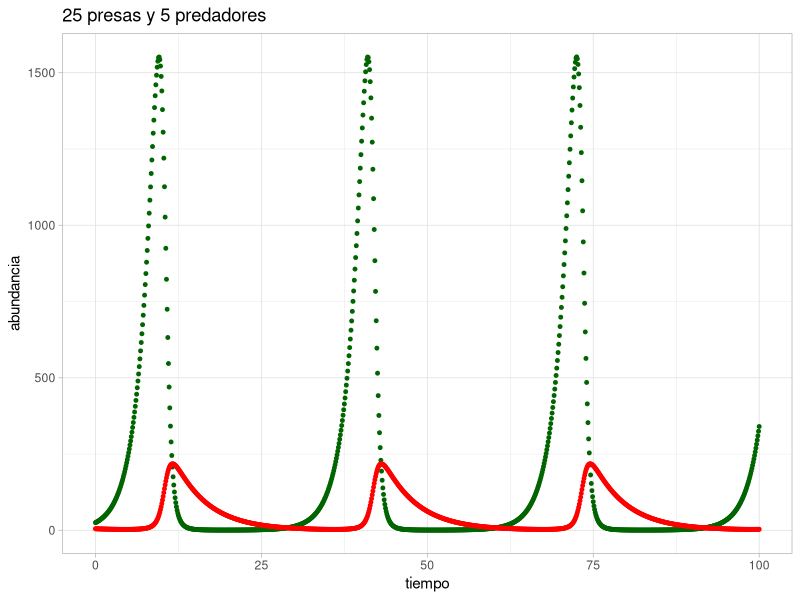
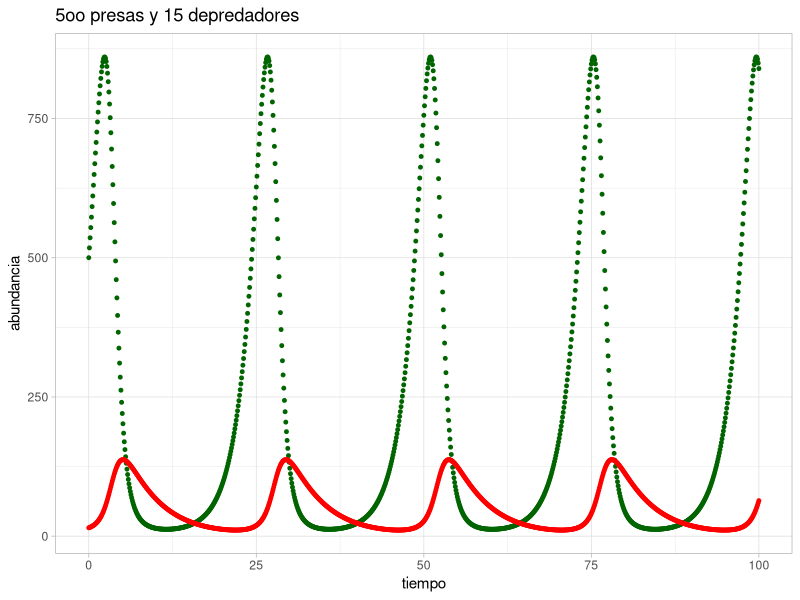
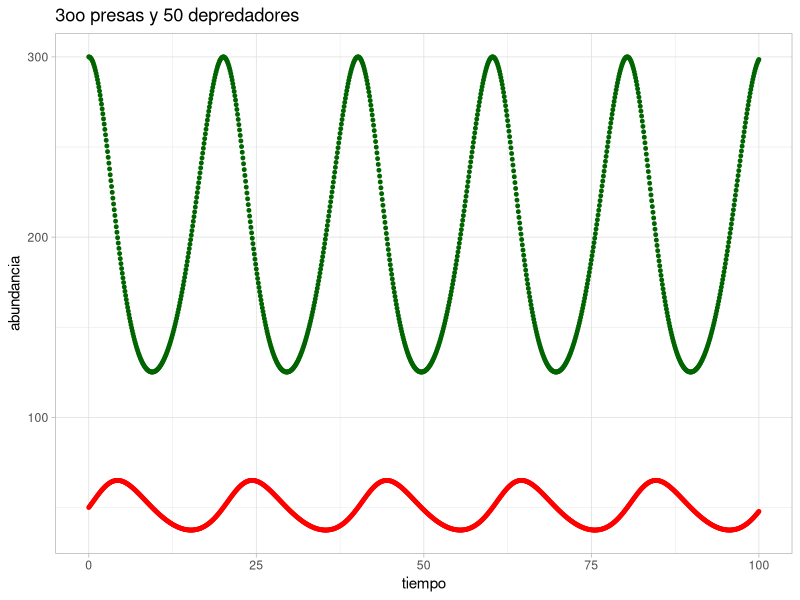
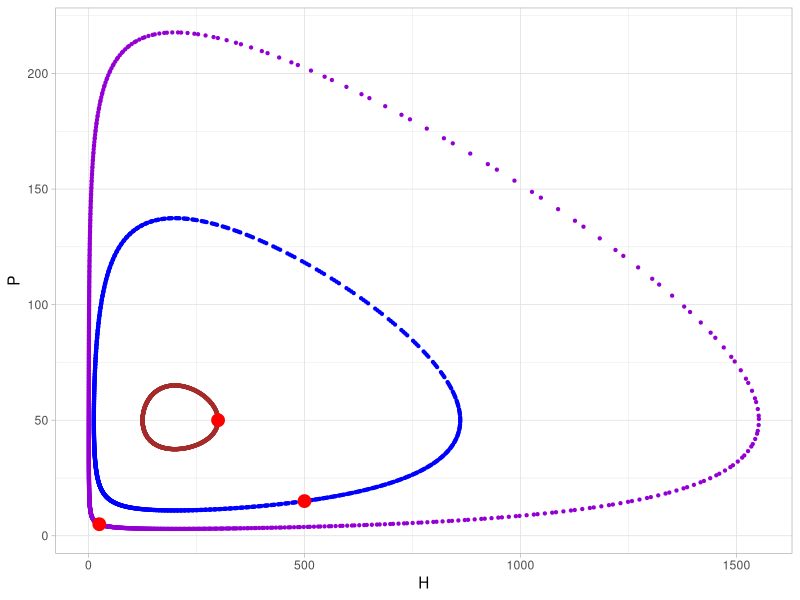
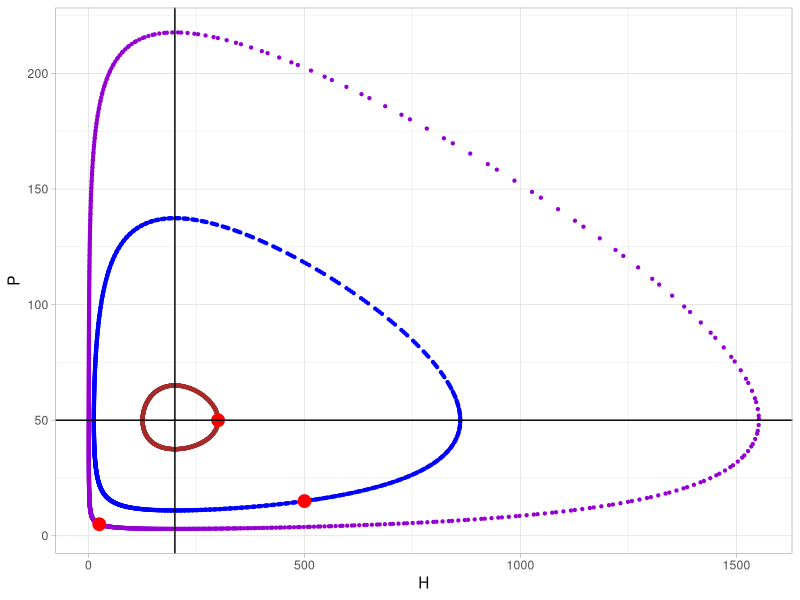
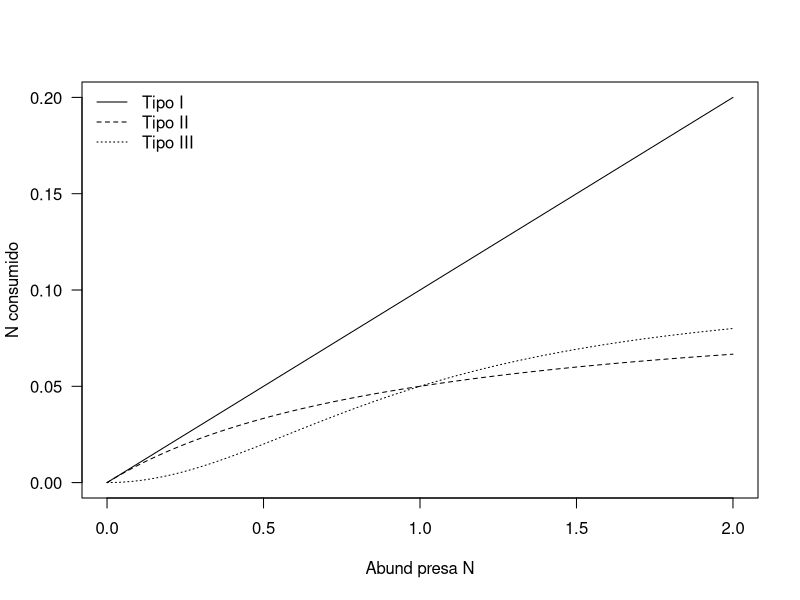
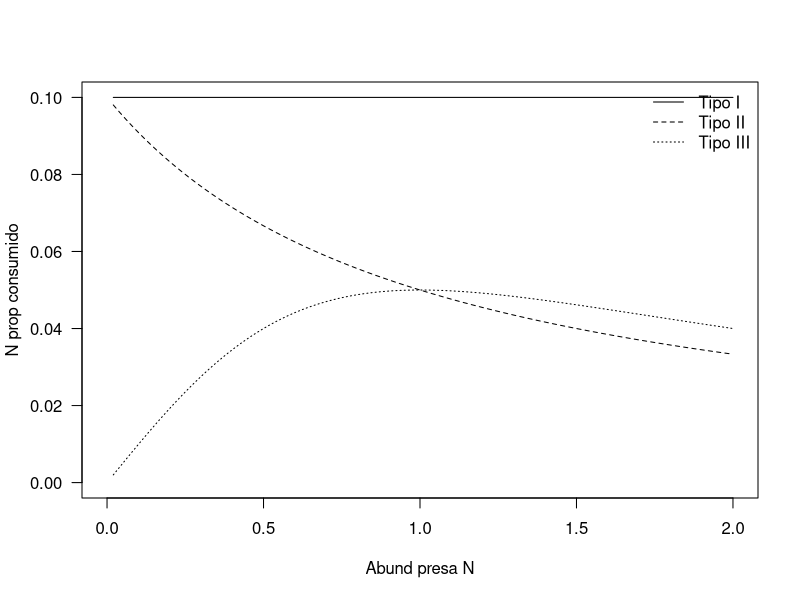
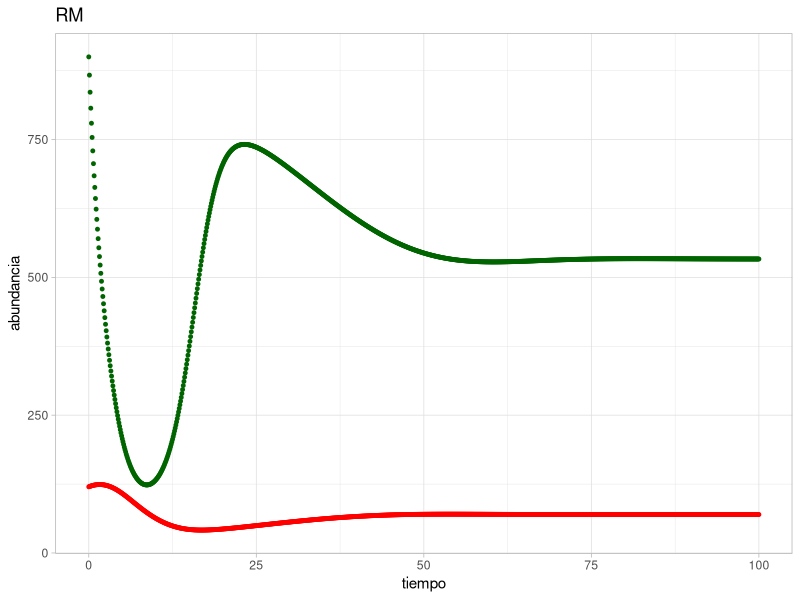

Write the R code that produced these figures, in order.
## ---- chunk 1
knitr::opts_chunk$set(echo = TRUE)
## ---- chunk 2
# cargamos funciones de paquetes
library(deSolve)
library(ggplot2)

# Fabricamos una funcion que hace la integracion del
# crecimiento de depredador y presa juntos
LV <- function(t,y,params) {
  H <- y[1]
  P <- y[2]
  with(as.list(params), {
    dH.dt<-b*H-a*P*H
    dP.dt<-e*a*P*H-s*P
    return(list(c(dH.dt,dP.dt)))
  })
}

# Definimos parametros de cada poblacion
#H presa y P depredador
b <- 0.5 #"r"
a <- 0.01 #exito depredacion
e <- 0.1 #eficiencia rta numerica
s <- 0.2 #mortalidad
H0<-25 #abundancia inicial de H
P0<-5 #abundancia inicial de P
params1<-c(b=b,a=a,s=s,e=e)
tiempo<-seq(0,100,by=0.1)

# calculamos serie de abundancia de poblaciones
# y vemos la primera parte
LV.out<-ode(c(H0,P0),tiempo,LV,params1)
LV.out <- as.data.frame(LV.out)
colnames(LV.out) <- c("tiempo","H","P")
head(LV.out)

# Graficamos N vs tiempo
ggplot(data=LV.out,aes(x=tiempo,y=abundancia))+
  geom_point(aes(y=H),col='darkgreen',size=1)+
  geom_point(aes(y=P),col='red',size=1)+
  ggtitle("25 presas y 5 predadores")+
  theme_light()

## ---- chunk 3
# 500 presas y 15 depredadores
LV.out2<-ode(c(H0=500,P0=15),tiempo,LV,params1)
LV.out2 <- as.data.frame(LV.out2)
colnames(LV.out2) <- c("tiempo","H","P")
# graficamos:
ggplot(data=LV.out2,aes(x=tiempo,y=abundancia))+
  geom_point(aes(y=H),col='darkgreen',size=1)+
  geom_point(aes(y=P),col='red',size=1)+
  ggtitle("5oo presas y 15 depredadores")+
  theme_light()

# 300 presas y 50 depredadores
LV.out3<-ode(c(H0=300,P0=50),tiempo,LV,params1)
LV.out3 <- as.data.frame(LV.out3)
colnames(LV.out3) <- c("tiempo","H","P")
# graficamos:
ggplot(data=LV.out3,aes(x=tiempo,y=abundancia))+
  geom_point(aes(y=H),col='darkgreen',size=1)+
  geom_point(aes(y=P),col='red',size=1)+
  ggtitle("3oo presas y 50 depredadores")+
  theme_light()

## ---- chunk 4
LV.out
LV.out2
LV.out3
## ---- chunk 5
ggplot()+
  geom_point(data=LV.out,aes(x=H,y=P),col='darkviolet',size=0.8)+
  geom_point(data=LV.out2,aes(x=H,y=P),col='blue',size=0.8)+
  geom_point(data=LV.out3,aes(x=H,y=P),col='brown',size=0.8)+
  geom_point(aes(x=25,y=5),size=4,col='red')+
  geom_point(aes(x=500,y=15),size=4,col='red')+
  geom_point(aes(x=300,y=50),size=4,col='red')+
  theme_light()

## ---- chunk 6
# diagrama de fases + nulclinas
ggplot()+
  geom_point(data=LV.out,aes(x=H,y=P),col='darkviolet',size=0.8)+
  geom_point(data=LV.out2,aes(x=H,y=P),col='blue',size=0.8)+
  geom_point(data=LV.out3,aes(x=H,y=P),col='brown',size=0.8)+
  geom_point(aes(x=25,y=5),size=4,col='red')+
  geom_point(aes(x=500,y=15),size=4,col='red')+
  geom_point(aes(x=300,y=50),size=4,col='red')+
  geom_vline(xintercept=s/(e*a))+
  geom_hline(yintercept=b/a)+
  theme_light()

## ---- chunk 7
#para ver la respuesta funcional graficamente
a<- 0.1 #tasa de ataque
w <- 0.1 #tasa maxima de captura
D <- w/a
#graf numero de presas consumidas segun su abundancia
curve(a * x, 0, 2, xlab ="Abund presa N",ylab="N consumido",las=1)
curve(w * x/(D + x),0,2,add=TRUE,lty=2)
curve(w * x^2/(D^2 +x^2),0,2,add=TRUE,lty=3)
legend("topleft",c("Tipo I","Tipo II","Tipo III"),lty=1:3,bty ="n")
#graf prop de presas consumidas segun su abundancia
curve(w * x^2/(D^2 + x^2)/x,0,2,ylim=c(0,a),lty=3,xlab="Abund presa N",ylab="N prop consumido",las=1)
curve(w * x/(D + x)/x, 0, 2, lty = 2, add = TRUE)
curve(a * x/x, 0, 2, add = TRUE, lty = 1)
legend("topright",c("Tipo I","Tipo II","Tipo III"),lty=1:3,bty ="n")

## ---- chunk 8
# Modelo de Rosenzweig & McArthur
#funcion
LVmodif<- function(t, y, p) {
  H<-y[1]
  P<-y[2]
  with(as.list(p), {
    dH.dt<-b*H*(1-alpha*H)-w*P*H/(D+H)
    #dH.dt<-b*H*(1-alpha*H)-
    dP.dt<-e*w*P*H/(D+H)-s*P
    return(list(c(dH.dt, dP.dt)))
  })
}

#parametros
b <- 0.8 #"r"
e <- 0.07 #rta numerica
s <- 0.2 #mortalidad
w <- 5 #tasa maxima de captura-eficiencia (area recorrida-esfuerzo)
D <- 400 
alpha <- 0.001 #densodependencia, es igual a dividir por K=1000 individuos
abundH <- 0:(1/alpha) #la abundancia de la presa puede estar entre 0 y K
#isoclina de H sera asi:
Hiso<-expression(b/w*(D+(1-alpha*D)*abundH-alpha*abundH^2))
HisoStable<-eval(Hiso)

#trayectoria
p.LVmodif<-c(b=b,alpha=alpha,e=e,s=s,w=w,D=D)
tiempo<-100
tiempo<-seq(0,100,by=0.1)
RM1<-ode(c(900,120),tiempo,LVmodif,p.LVmodif)
RM1 <- cbind.data.frame(RM1,HisoStable,abundH)
colnames(RM1) <- c("tiempo","H","P","isocl","abundH")

# graficamos la trayectoria de las poblaciones:
ggplot(data=RM1,aes(x=tiempo,y=abundancia))+
  geom_point(aes(y=H),col='darkgreen',size=1)+
  geom_point(aes(y=P),col='red',size=1)+
  ggtitle("RM")+
  theme_light()

# y graficamos el diagrama de fases + nulclinas
ggplot()+
  geom_point(data=RM1,aes(x=H,y=P),col='darkviolet',size=1.2)+
  geom_point(aes(x=900,y=120),size=4,col='red')+
  geom_vline(xintercept=s*D/(e*w-s),size=.8)+
  geom_point(data=RM1,aes(x=abundH,y=isocl),size=.2)+
  theme_light()

## ---- chunk 9
#vamos a usar los parametros ya definidos con algunos cambios:
p.LVmodif["alpha"] <- alpha <- 5e-04 #redefino K a 2000
alpha <- 5e-04 #densodependencia, es igual a dividir por K=1000 individuos
abundH <- 0:(1/alpha) #la abundancia de la presa puede estar entre 0 y K
Hiso<-expression(b/w*(D+(1-alpha*D)*abundH-alpha*abundH^2))
HisoStable<-eval(Hiso)
isoclH <- data.frame(abundH,HisoStable)

#trayectoria
RM2<-ode(c(500,110),tiempo,LVmodif,p.LVmodif)
RM2 <- as.data.frame(RM2)
colnames(RM2) <- c("tiempo","H","P")

#grafico
ggplot()+
  geom_point(data=RM2,aes(x=H,y=P),col='darkviolet',size=1.2)+
  geom_point(aes(x=500,y=110),size=4,col='red')+
  geom_vline(xintercept=s*D/(e*w-s),size=.8)+
  geom_point(data=isoclH,aes(x=abundH,y=HisoStable),size=.2)+
  theme_light()

## ---- chunk 10
library(deSolve)
#función
tritr<- function(t,y,p){
  V<-y[1]
  N<-y[2]
  P<-y[3]
  with(as.list(p),{
    dV.dt<-(r*(1-(V/K))*V)-((a*V*N)/(b+V))
    dN.dt<-((a*e*V*N)/(b+V))-(d*N)-((A*N*P)/(B+N))
    dP.dt<-((A*E*N*P)/(B+N))-(D*P) 
    return(list(c(dV.dt,dN.dt,dP.dt)))
  })
}

## ---- chunk 11
#parametros
r<-1#"r" de rebrote
K<-1000#capacidad de carga de las plantas
a<-0.7#tasa de consumo vicuña-planta
b<-500#valor biomasa para el cual consumo de la vicuña es la mitad
e<-1#rta numerica - efectividad transformar planta en vicuñitas
d<-0.15#valor biomasa para el cual vicuña se mantiene sin crecer
A<-0.15#como a pero para puma-vicuña, tasa consumo puma-vicuña
B<-50#como b pero para puma-vicuña
E<-2.3#como e pero para efectividad transformar vicuñas en pumitas
D<-0.3 #como d pero para el puma

## ---- chunk 12
#trayectoria
p.tritr<-c(r=r,K=K,a=a,b=b,d=d,e=e,A=A,B=B,E=E,D=D)
tiempo<-1000
tritr1<-ode(c(50,50,50),1:tiempo,tritr,p.tritr)

#
Neq <- D*B/((A*E)-D)

## ---- chunk 13
#grafico en el tiempo
par(mfrow=c(3,1),mar=c(1,4,1,1))
plot(1:tiempo,tritr1[,2],type="l",ylim=c(0,max(tritr1[,2])),ylab="veg")
plot(1:tiempo,tritr1[,3],type="l",ylim=c(0,max(tritr1[,3])),ylab="vicuña")
plot(1:tiempo,tritr1[,4],type="l",ylim=c(0,max(tritr1[,4])),ylab="puma")

## ---- chunk 14
#parametros
r<-1#"r" de rebrote
K<-1000#capacidad de carga de las plantas
a<-0.7#tasa de consumo vicuña-planta
b<-500#valor biomasa para el cual consumo de la vicuña es la mitad
e<-1#rta numerica - efectividad transformar planta en vicuñitas
d<-0.15#valor biomasa para el cual vicuña se mantiene sin crecer
A<-0.28#como a pero para puma-vicuña, tasa consumo puma-vicuña
B<-50#como b pero para puma-vicuña
E<-2.3#como e pero para efectividad transformar vicuñas en pumitas
D<-0.3 #como d pero para el puma

#trayectoria
p.tritr<-c(r=r,K=K,a=a,b=b,d=d,e=e,A=A,B=B,E=E,D=D)
tiempo<-1000
tritr1<-ode(c(50,50,50),1:tiempo,tritr,p.tritr)

#
Neq <- D*B/((A*E)-D)

#grafico en el tiempo
par(mfrow=c(3,1),mar=c(1,4,1,1))
plot(1:tiempo,tritr1[,2],type="l",ylim=c(0,max(tritr1[,2])),ylab="veg")
plot(1:tiempo,tritr1[,3],type="l",ylim=c(0,max(tritr1[,3])),ylab="vicuña")
plot(1:tiempo,tritr1[,4],type="l",ylim=c(0,max(tritr1[,4])),ylab="puma")


## ---- chunk 15
#parametros
r<-1#"r" de rebrote
K<-1000#capacidad de carga de las plantas
a<-0.7#tasa de consumo vicuña-planta
b<-500#valor biomasa para el cual consumo de la vicuña es la mitad
e<-1#rta numerica - efectividad transformar planta en vicuñitas
d<-0.15#valor biomasa para el cual vicuña se mantiene sin crecer
A<-0.135#como a pero para puma-vicuña, tasa consumo puma-vicuña
B<-50#como b pero para puma-vicuña
E<-2.3#como e pero para efectividad transformar vicuñas en pumitas
D<-0.3 #como d pero para el puma

#trayectoria
p.tritr<-c(r=r,K=K,a=a,b=b,d=d,e=e,A=A,B=B,E=E,D=D)
tiempo<-1000
tritr1<-ode(c(50,50,50),1:tiempo,tritr,p.tritr)

#
Neq <- D*B/((A*E)-D)

#grafico en el tiempo
par(mfrow=c(3,1),mar=c(1,4,1,1))
plot(1:tiempo,tritr1[,2],type="l",ylim=c(0,max(tritr1[,2])),ylab="veg")
plot(1:tiempo,tritr1[,3],type="l",ylim=c(0,max(tritr1[,3])),ylab="vicuña")
plot(1:tiempo,tritr1[,4],type="l",ylim=c(0,max(tritr1[,4])),ylab="puma")

## ---- chunk 16
#parametros
r<-1#"r" de rebrote
K<-1000#capacidad de carga de las plantas
a<-0.45#tasa de consumo vicuña-planta
b<-500#valor biomasa para el cual consumo de la vicuña es la mitad
e<-1#rta numerica - efectividad transformar planta en vicuñitas
d<-0.15#valor biomasa para el cual vicuña se mantiene sin crecer
A<-0.15#como a pero para puma-vicuña, tasa consumo puma-vicuña
B<-50#como b pero para puma-vicuña
E<-2.3#como e pero para efectividad transformar vicuñas en pumitas
D<-0.3 #como d pero para el puma

#trayectoria
p.tritr<-c(r=r,K=K,a=a,b=b,d=d,e=e,A=A,B=B,E=E,D=D)
tiempo<-1000
tritr1<-ode(c(50,50,50),1:tiempo,tritr,p.tritr)

#
Neq <- D*B/((A*E)-D)

#grafico en el tiempo
par(mfrow=c(3,1),mar=c(1,4,1,1))
plot(1:tiempo,tritr1[,2],type="l",ylim=c(0,max(tritr1[,2])),ylab="veg")
plot(1:tiempo,tritr1[,3],type="l",ylim=c(0,max(tritr1[,3])),ylab="vicuña")
plot(1:tiempo,tritr1[,4],type="l",ylim=c(0,max(tritr1[,4])),ylab="puma")
## ---- chunk 17
#parametros
r<-1#"r" de rebrote
K<-1000#capacidad de carga de las plantas
a<-0.7#tasa de consumo vicuña-planta
b<-500#valor biomasa para el cual consumo de la vicuña es la mitad
e<-1#rta numerica - efectividad transformar planta en vicuñitas
d<-0.25#valor biomasa para el cual vicuña se mantiene sin crecer
A<-0.15#como a pero para puma-vicuña, tasa consumo puma-vicuña
B<-50#como b pero para puma-vicuña
E<-2.3#como e pero para efectividad transformar vicuñas en pumitas
D<-0.3 #como d pero para el puma

#trayectoria
p.tritr<-c(r=r,K=K,a=a,b=b,d=d,e=e,A=A,B=B,E=E,D=D)
tiempo<-1000
tritr1<-ode(c(50,50,50),1:tiempo,tritr,p.tritr)

#
Neq <- D*B/((A*E)-D)

#grafico en el tiempo
par(mfrow=c(3,1),mar=c(1,4,1,1))
plot(1:tiempo,tritr1[,2],type="l",ylim=c(0,max(tritr1[,2])),ylab="veg")
plot(1:tiempo,tritr1[,3],type="l",ylim=c(0,max(tritr1[,3])),ylab="vicuña")
plot(1:tiempo,tritr1[,4],type="l",ylim=c(0,max(tritr1[,4])),ylab="puma")
## ---- chunk 18
parameters <- c(b=0.01,f=0.75,z=0.1)
n <- 1000
state <- c(s=n-1,e=0,i=1,r=0)

SEIR <- function(t,state,parameters) {with(as.list(c(state,parameters)),{ds<--b*s*i;de<-b*s*i-f*e;di<-f*e-z*i;dr<-z*i;list(c(ds,de,di,dr))})}
tspan <- c(0:30)

## ---- chunk 19
library(deSolve)
out <- ode(y=state,times=tspan,func=SEIR,parms=parameters)
head(out)

par(mai=c(0.4,0.5,0.6,0.2))
plot(out,xlab="",ylab="",las=1)

## ---- chunk 20
par(mfrow=c(1,1),oma=c(1,1,1,1),mar=c(3,4,0,2),mgp=c(3,1,0))
plot(out[,"time"],out[,"s"],col="green",type="l",las=1,xlab="",ylab="")
lines(out[,"time"],out[,"e"],col="blue")
lines(out[,"time"],out[,"i"],col="red")
lines(out[,"time"],out[,"r"],col="black")

## ---- chunk 21

par(mfrow=c(1,1),oma=c(1,1,1,1),mar=c(3,4,0,2),mgp=c(3,1,0))
plot(out[,"time"],out[,"s"],col="green",type="l",las=1,xlab="",ylab="")
lines(out[,"time"],out[,"e"],col="blue")
lines(out[,"time"],out[,"i"],col="red")
lines(out[,"time"],out[,"r"],col="black")
legend("right",c("S","E","I","R"),col=c(3,4,2,1),bty ="n",lty=c(1,1,1,1))
## ---- chunk 22
#SEIR NAC
#Realizamos la especificación del modelo
rm(list=ls())
parameters <- c(b = 0.01,f = 0.75, z = 0.1, d=0.016)
n=1000
state <- c(s = n-1,e = 0,i = 1, r = 0)

SEIRnac<-function(t, state, parameters) {with(as.list(c(state, parameters)),{ds <- d*(e+i+r)-b*s*i; de <- b*s*i-f*e-d*e; di <- f*e- z*i-d*i; dr <- z*i-d*r; list(c(ds, de, di, dr))})}
tspan=c(0:30)

#Ahora aplicamos el modelo
library(deSolve)
out <- ode(y = state, times = tspan, func = SEIRnac, parms = parameters)
head(out)

par(mfrow=c(1,1),oma=c(1,1,1,1),mar=c(3,4,0,2),mgp=c(3,1,0))
plot(out[,"time"], out[, "s"], xlab = "time", ylab = "-", col="green", type="l")
lines (out[,"time"], out[, "e"], xlab = "time", ylab = "-", col="blue")
lines (out[,"time"], out[, "i"], xlab = "time", ylab = "-", col="red")
lines (out[,"time"], out[, "r"], xlab = "time", ylab = "-", col="black")
legend("right",c("S","E","I","R"),col=c(3,4,2,1),bty ="n",lty=c(1,1,1,1))

## ---- chunk 23
#SIR
#Realizamos la especificación del modelo
rm(list=ls())
parameters <- c(b = 0.01, z = 0.1)
n=1000
state <- c(s = n-1,i = 1, r = 0)

SIR<-function(t, state, parameters) {with(as.list(c(state, parameters)),{ds <- -b*s*i; di <- b*s*i- z*i; dr <- z*i; list(c(ds, di, dr))})}
tspan=c(0:30)

#Ahora aplicamos el modelo
library(deSolve)
out <- ode(y = state, times = tspan, func = SIR, parms = parameters)
head(out)

par(mfrow=c(1,1),oma=c(1,1,1,1),mar=c(3,4,0,2),mgp=c(3,1,0))
plot(out[,"time"], out[, "s"], xlab = "time", ylab = "-", col="green", type="l")
lines (out[,"time"], out[, "i"], xlab = "time", ylab = "-", col="red")
lines (out[,"time"], out[, "r"], xlab = "time", ylab = "-", col="black")
legend("right",c("S","I","R"),col=c(3,2,1),bty ="n",lty=c(1,1,1))

## ---- chunk 24
#SIRS N=100
#Realizamos la especificación del modelo
rm(list=ls())
parameters <- c(b = 0.01, z = 1, p=0.01)
n=100
state <- c(s = n-1,i = 1, r = 0)

SIRS<-function(t, state, parameters) {with(as.list(c(state, parameters)),{ds <- -b*s*i+p*r; di <- b*s*i- z*i; dr <- z*i-p*r; list(c(ds, di, dr))})}
tspan=c(0:100)

#Ahora aplicamos el modelo
library(deSolve)
out <- ode(y = state, times = tspan, func = SIRS, parms = parameters)
head(out)
plot(out, xlab = "time", ylab = "-")

par(mfrow=c(1,1),oma=c(1,1,1,1),mar=c(3,4,0,2),mgp=c(3,1,0))
plot(out[,"time"], out[, "s"], xlab = "time", ylab = "-", col="green", type="l",ylim=c(0,100))
lines (out[,"time"], out[, "i"], xlab = "time", ylab = "-", col="red")
lines (out[,"time"], out[, "r"], xlab = "time", ylab = "-", col="black")
legend("right",c("S","I","R"),col=c(3,2,1),bty ="n",lty=c(1,1,1))
abline(h=0,lty=3)
